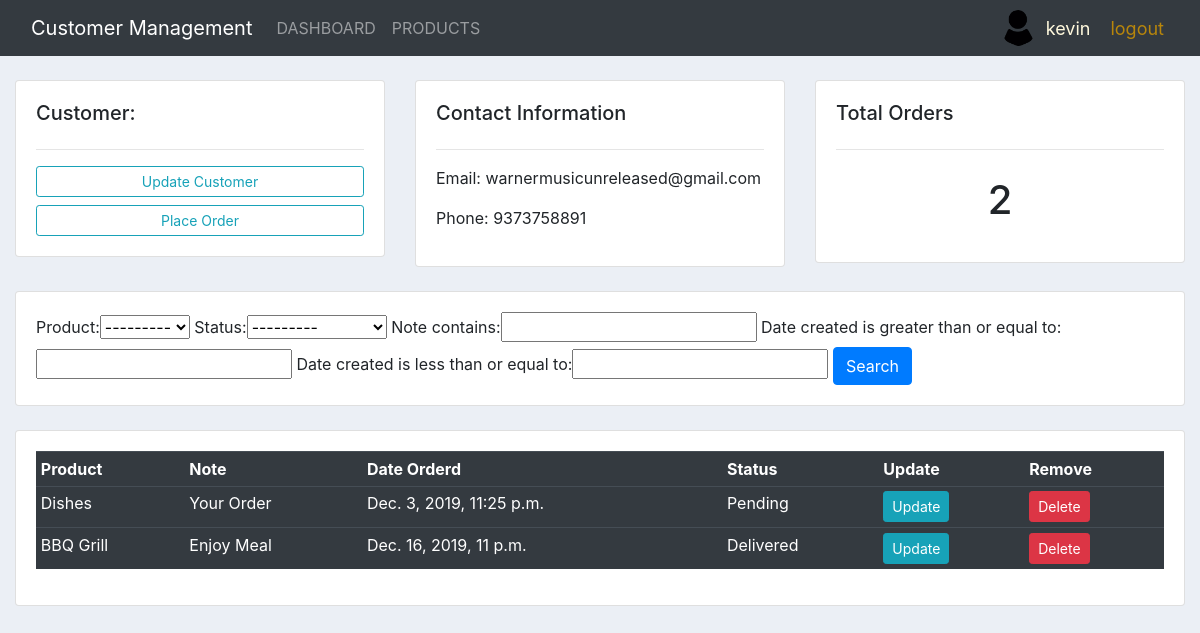
Screenshot of /customer/11/ (signed in) with the database file from the repository.
### accounts/models.py (models this page shows, shortened)
class Customer(models.Model):
	user = models.OneToOneField(User, null=True, blank=True, on_delete=models.CASCADE)
	name = models.CharField(max_length=200, null=True)
	phone = models.CharField(max_length=200, null=True)
	email = models.CharField(max_length=200, null=True)
	profile_pic = models.ImageField(default="profile1.png", null=True, blank=True)
	date_created = models.DateTimeField(auto_now_add=True, null=True)

class Order(models.Model):
	STATUS = (
			('Pending', 'Pending'),
			('Out for delivery', 'Out for delivery'),
			('Delivered', 'Delivered'),
			)
	customer = models.ForeignKey(Customer, null=True, on_delete= models.SET_NULL)
	product = models.ForeignKey(Product, null=True, on_delete= models.SET_NULL)
	date_created = models.DateTimeField(auto_now_add=True, null=True)
	status = models.CharField(max_length=200, null=True, choices=STATUS)
	note = models.CharField(max_length=1000, null=True)

class Product(models.Model):
	CATEGORY = (
			('Indoor', 'Indoor'),
			('Out Door', 'Out Door'),
			)
	name = models.CharField(max_length=200, null=True)
	price = models.FloatField(null=True)
	category = models.CharField(max_length=200, null=True, choices=CATEGORY)
	description = models.CharField(max_length=200, null=True, blank=True)
	date_created = models.DateTimeField(auto_now_add=True, null=True)
	tags = models.ManyToManyField(Tag)
	def __str__(self):
		return self.name

### accounts/decorators.py (the view)
		def wrapper_func(request, *args, **kwargs):
			group = None
			if request.user.groups.exists():
				group = request.user.groups.all()[0].name
			if group in allowed_roles:
				return view_func(request, *args, **kwargs)
			else:
				return HttpResponse('You are not authorized to view this page')

### accounts/views.py (called while the page is built)
@login_required(login_url='login')
@allowed_users(allowed_roles=['admin'])
def customer(request, pk_test):
	customer = Customer.objects.get(id=pk_test)
	orders = customer.order_set.all()
	order_count = orders.count()
	myFilter = OrderFilter(request.GET, queryset=orders)
	orders = myFilter.qs
	context = {'customer':customer, 'orders':orders, 'order_count':order_count,
	'myFilter':myFilter}
	return render(request, 'accounts/customer.html',context)

### accounts/templates/accounts/customer.html
{%  extends 'accounts/main.html' %}
{% block content %}
	<br>
<div class="row">
	<div class="col-md">
		<div class="card card-body">
			<h5>Customer:</h5>
			<hr>
			<a class="btn btn-outline-info  btn-sm btn-block" href="">Update Customer</a>
			<a class="btn btn-outline-info  btn-sm btn-block" href="{% url 'create_order' customer.id %}">Place Order</a>
		</div>
	</div>
	<div class="col-md">
		<div class="card card-body">
			<h5>Contact Information</h5>
			<hr>
			<p>Email: {{customer.email}}</p>
			<p>Phone: {{customer.phone}}</p>
		</div>
	</div>
	<div class="col-md">
		<div class="card card-body">
			<h5>Total Orders</h5>
			<hr>
			<h1 style="text-align: center;padding: 10px">{{order_count}}</h1>
		</div>
	</div>
</div>
<br>
<div class="row">
	<div class="col">
		<div class="card card-body">
			<form method="get">
				{{myFilter.form}}
		    <button class="btn btn-primary" type="submit">Search</button>
		  </form>
		</div>
	</div>
</div>
<br>
<div class="row">
	<div class="col-md">
		<div class="card card-body">
			<table class="table table-sm table-dark">
				<tr>
					<th>Product</th>
					<th>Note</th>
					<th>Date Orderd</th>
					<th>Status</th>
					<th>Update</th>
					<th>Remove</th>
				</tr>
				{% for order in orders %}
				<tr>
					<td>{{order.product}}</td>
					<td>{{order.note}}</td>
					<td>{{order.date_created}}</td>
					<td>{{order.status}}</td>
					<td><a class="btn btn-sm btn-info" href="{% url 'update_order' order.id %}">Update</a></td>
					<td><a class="btn btn-sm btn-danger" href="{% url 'delete_order' order.id %}">Delete</a></td>
				</tr>
				{% endfor %}
			</table>
		</div>
	</div>
</div>
{% endblock %}

### accounts/templates/accounts/navbar.html (shortened to what this page needs)
{% load static %}
<nav class="navbar navbar-expand-lg navbar-dark bg-dark">
    <div class="container-fluid">
      <a class="navbar-brand" href="{% url 'home' %}">
        Customer Management
      </a>
      <div class="collapse navbar-collapse" id="navbarNav">
        <ul class="navbar-nav">
          {% if request.user.is_staff %}
          <li class="nav-item">
            <a class="nav-link " aria-current="page" href="{% url 'home' %}">DASHBOARD</a>
          </li>
          <li class="nav-item">
            <a class="nav-link" href="{% url 'products' %}">PRODUCTS</a>
          </li>
          {% endif %}
        </ul>
      </div>
    </div>
    <img class="profile" src="{{request.user.customer.profile_pic.url}}" style="width: 3%;" >
    <a id="hello-msg" href="{% url 'account' %}"> {{request.user}} </a>
    <span class="navbar-nav" ><a id="log-out" href="{% url 'logout' %}">logout  </a></span>
  </nav>

### static/css/main.css (style rules this page uses)
body { background-color: #ebeff5; }

### accounts/templates/accounts/navbar.html (style rules this page uses)
#hello-msg { color: cornsilk; font-size: 18px; margin-right: 20px; }
#log-out { color:darkgoldenrod; font-size: 18px; margin-right: 20px; }
.profile { max-width: 40px; max-height:40px; margin-right: 10px; border-radius: 50%; }

### rows the page displays
Customer: email "warnermusicunreleased@gmail.com", phone "9373758891"
Order: product "Dishes", note "Your Order", date_created "Dec. 3, 2019, 11:25 p.m.", status "Pending"
Order: product "BBQ Grill", note "Enjoy Meal", date_created "Dec. 16, 2019, 11 p.m.", status "Delivered"

### other values shown
{{ request.user }} "kevin"
{{ order_count }} "2"
